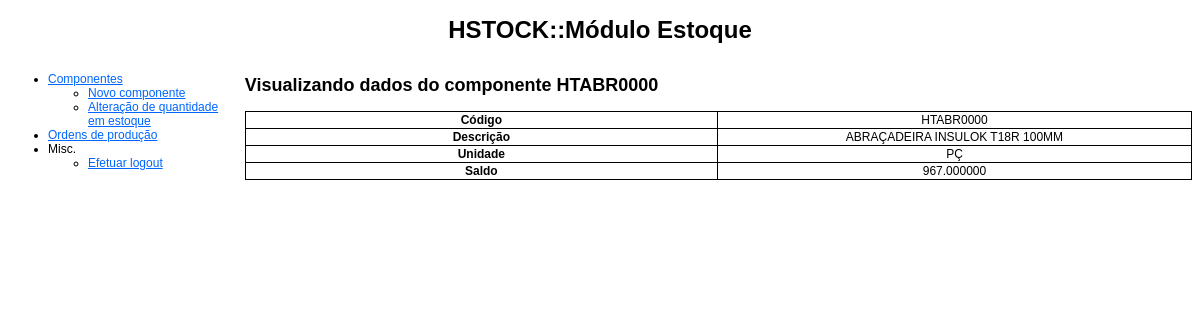
/estoque/componentes.php?action=view&codigo=HTABR0000 (signed in), run on an earlier commit of the app's database.
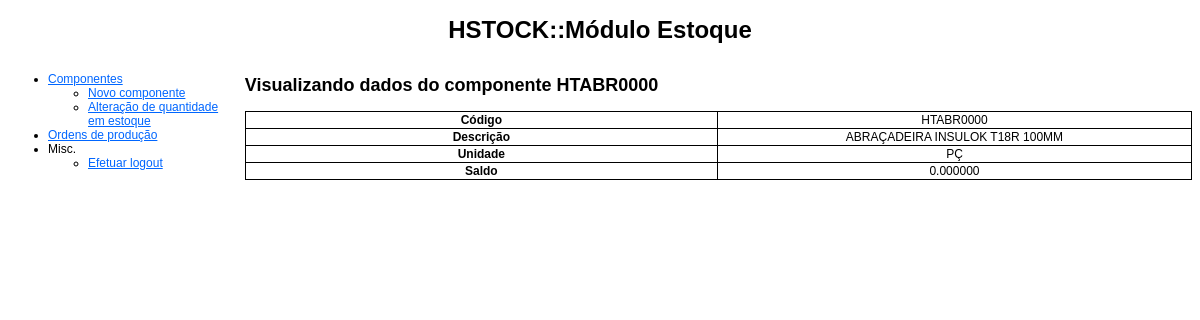
And on a later commit of the database.
### tables this page shows
CREATE TABLE IF NOT EXISTS `componentes` (
  `codigo` varchar(10) NOT NULL,
  `descricao` text NOT NULL,
  `unidade` enum('PÇ','KG','LT','MT') NOT NULL DEFAULT 'PÇ',
  `saldo` decimal(10,6) NOT NULL DEFAULT '0.000000',
  PRIMARY KEY (`codigo`)
);

### estoque/componentes.php (the view, shortened to what this page needs)
<!DOCTYPE html PUBLIC "-//W3C//DTD XHTML 1.0 Transitional//EN" "http://www.w3.org/TR/xhtml1/DTD/xhtml1-transitional.dtd">
<html xmlns="http://www.w3.org/1999/xhtml">
    <head>
        <link href="estilos_hton.css" rel="stylesheet" type="text/css" />
    </head>
    <body>
   	<div id="header">
    	<h1>HSTOCK::Módulo Estoque</h1>
    </div>
    <div id="menu">
        <?php require_once('menu.php'); ?>
	</div>
    <div id="content">
		<?php
		@$action = $_GET['action'];
		switch($action)
		{
				?>
				<?php
			case 'view':
				$codigo = $_GET['codigo'];
				$c = new conexao;
				$c->set_charset('utf8');
				$q = "SELECT * FROM componentes WHERE codigo = '$codigo';";
				$r = $c->query($q);
				$componente = $r->fetch_object();
				?>
                <h2>Visualizando dados do componente <?php echo $componente->codigo; ?></h2>
                <table class="content_table">
                	<tr>
                        <th>Código</th>
                        <td><?php echo $componente->codigo; ?></td>
                    </tr>
                    <tr>
                    	<th>Descrição</th>
                        <td><?php echo nl2br($componente->descricao); ?></td>
                    </tr>
                    <tr>
                    	<th>Unidade</th>
                        <td><?php echo $componente->unidade; ?></td>
                    </tr>
                    <tr>
                    	<th>Saldo</th>
                        <td><?php echo $componente->saldo; ?></td>
                    </tr>
                </table>
                <?php
			break;
				?>
				<?php
		}
		?>
    </div>
    </body>
</html>

What changed in the data, as far as the page shows it:
changed componentes "HTABR0000": saldo "967.000000" → "0.000000"
